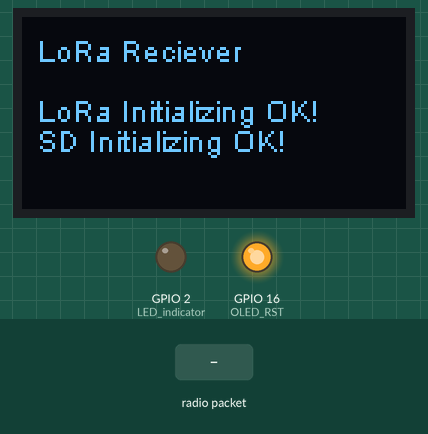
Bench run of a sketch on a simulated ESP32. Parts: 128×64 one-colour display, output pins drawn as LEDs (lit = HIGH). Inputs (shaded band) come from the test bench. Storage starts empty; no radio packets arrive unless stated; what the sketch prints to the serial monitor is not drawn.

Above: at 3.3 s.
3.4 s: radio packet "1" arrives
At 5.1 s:
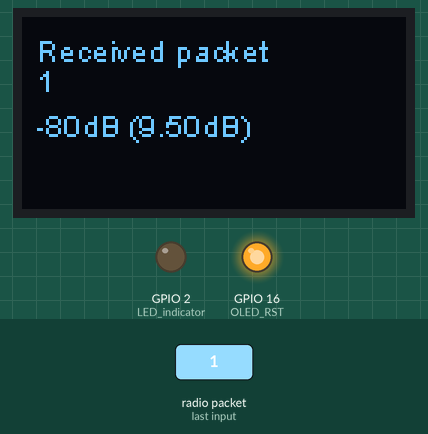
5.9 s: radio packet "0" arrives
At 6.7 s:
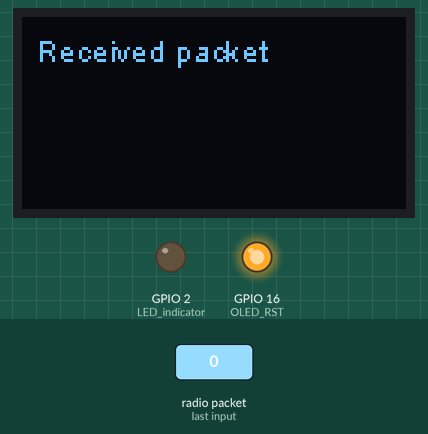
8.4 s: radio packet "2" arrives
At 10.1 s:
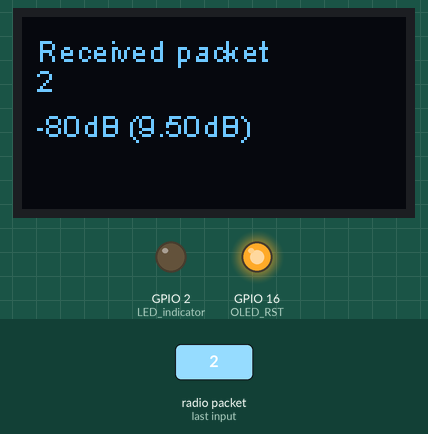
Timing chart, 0 to 11.6 s (numbered marks = the images above; inputs shaded):
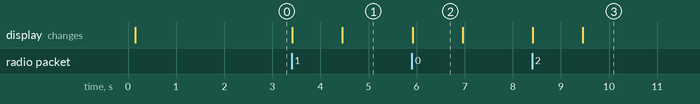

The sketch:

Heltec_LoRa_Node.ino
```cpp
#include "SSD1306.h"
#include <SPI.h>
#include <LoRa.h>
#include "FS.h"
#include <SD.h>
#include <pgmspace.h>


// OLED pins to ESP32 GPIOs
    // OLED_SDA -- GPIO4
    // OLED_SCL -- GPIO15
    // OLED_RST -- GPIO16

// LoRa_32 ports
    // GPIO05 -- SX1278s SCK
    // GPIO19 -- SX1278s MISO
    // GPIO27 -- SX1278s MOSI
    // GPIO18 -- SX1278s CS/SS
    // GPIO14 -- SX1278s RESET
    // GPIO26 -- SX1278s IRQ(Interrupt Request)

// SDcard ports
    // GPIO12 -- MISO SDCARD
    // GPIO13 -- SCK SD CARD
    // GPIO21 -- MOSI SD CARD
    // GPIO23 -- CS SD CARD

SSD1306 display(0x3c, 4, 15);         // OLED Data, Clock

// LoRa Settings
    #define SCK 5
    #define MISO 19
    #define MOSI 27
    #define SS 18
    #define RST 14
    #define DI0 26
    #define BAND 433E6
    #define spreadingFactor 9
    #define SignalBandwidth 62.5E3    // #define SignalBandwidth 31.25E3
    #define codingRateDenominator 8

// OLED 0.96"
    #define OLED_RST 16

// SD card
    SPIClass SPI2(HSPI);

// Initiation variable
    const int LED_indicator = 2;
    String datapakages = "";
    String rssipakages = "";
    String snrpakages = "";


void setup() {
  // Recieve pakages success, LED will bright
      pinMode(LED_indicator, OUTPUT);
      pinMode(OLED_RST,OUTPUT);

  // set GPIO16 low to reset OLED
      digitalWrite(OLED_RST, LOW);
      delay(50);
      digitalWrite(OLED_RST, HIGH);

  // Serial communications
      Serial.begin(115200);
      while (!Serial);

  // Initialising the UI OLED Screen.
      display.init();
      display.flipScreenVertically();
      display.setFont(ArialMT_Plain_10);
      display.setTextAlignment(TEXT_ALIGN_LEFT);
      display.drawString(5,5,"LoRa Reciever");
      display.display();


  // Initialising LoRa SX1278
      SPI.begin(SCK,MISO,MOSI,SS);                // LoRA SPI comm 5, 19, 27, 18
      LoRa.setPins(SS,RST,DI0);                   // 18, 14, 26
      Serial.println("LoRa Reciever");              // Type of communicator

      if (!LoRa.begin(BAND)) {                    // Stating LoRa
        Serial.println("Starting LoRa failed!");  // if LoRa cannot start
        while (1);                                // do nothing
      }

  // Frequency LoRa SX1278
      Serial.print("LoRa Frequency: ");
      Serial.println(BAND);

  // Set Spreading Factor LoRa SX1278
      Serial.print("LoRa Spreading Factor: ");
      Serial.println(spreadingFactor);
      LoRa.setSpreadingFactor(spreadingFactor);

  // Set Signal Bandwidth LoRa SX1278
      Serial.print("LoRa Signal Bandwidth: ");
      Serial.println(SignalBandwidth);
      LoRa.setSignalBandwidth(SignalBandwidth);

  // Set codingRateDenominator LoRa SX1278
      LoRa.setCodingRate4(codingRateDenominator);

  // if LoRa SX1278 --> Sukses
      Serial.println("LoRa Initial OK!");
      display.drawString(5,25,"LoRa Initializing OK!");
      display.display();

  // SDcard iniialize
      SPI2.begin(13, 12, 21);    // sck, miso, mosi
      if (! SD.begin(23, SPI2, 1000000)) {
        Serial.println(F("Card Mount Failed"));
        display.drawString(5,35,"SD Initializing fail!");
        display.display();
        while(1);
      }
      Serial.println(F("Card Mount Sukses"));
      display.drawString(5,35,"SD Initializing OK!");
      display.display();
      delay(2000);
      display.clear();

}

void loop() {
  // try to parse packet
      int packetSize = LoRa.parsePacket();
      if (packetSize){
        // received a packets
            Serial.print("Received packet. ");
            display.clear();
            display.setFont(ArialMT_Plain_10);
            display.drawString(5, 5, "Received packet ");
            display.display();

        // read packet
            while (LoRa.available()) {
              datapakages = LoRa.readString();
              Serial.print(datapakages);
              display.drawString(5,15, datapakages);
              display.display();
        }

  // print RSSI of packet
      rssipakages = LoRa.packetRssi();
      Serial.print(" with RSSI ");
      Serial.println(rssipakages);

      snrpakages = LoRa.packetSnr();
      Serial.print(" with SNR ");
      Serial.println(snrpakages);

      display.drawString(5, 30, rssipakages + "dB (" + snrpakages +"dB)");
      display.display();

      char buff[128];
      datapakages.toCharArray(buff, 128);
      appendFile(SD, "/bogor.txt", buff);
  }

}


void appendFile(fs::FS &fs, const char * path, const char * message){
    Serial.printf("Appending to file: %s\n", path);

    File file = fs.open(path, FILE_APPEND);
    if(!file){
        Serial.println("Failed to open file for appending");
        display.drawString(5,45,"Failed to open file!");
        display.display();
        while(1);
    }
    file.println(message);

    file.close();
}
```

Measured:
- after the input at 3.4 s, the display: first changes at once (image 1 shows a later state)
- after the input at 5.9 s, the display: changes at once (image 2)
- after the input at 8.4 s, the display: first changes at once (image 3 shows a later state)
- what the display in image 2 shows lasts 1.1 s, from 5.9 s to 7.0 s
